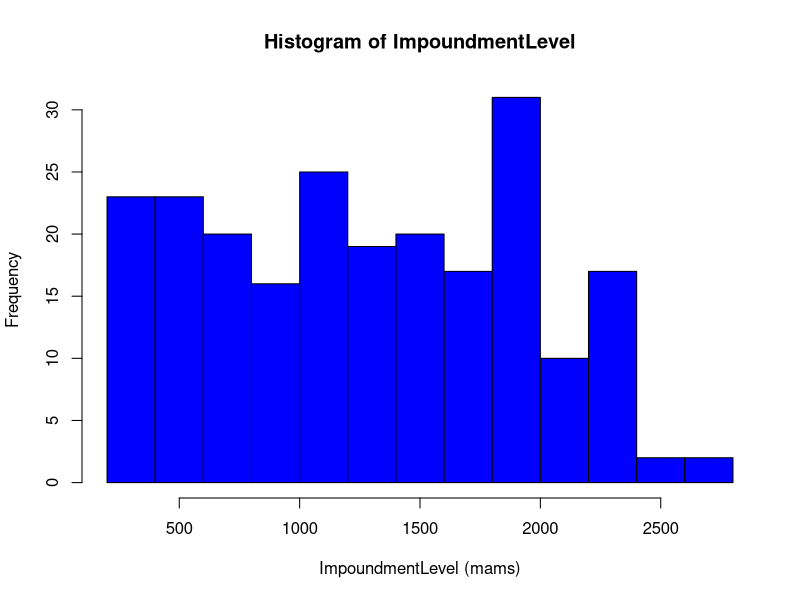
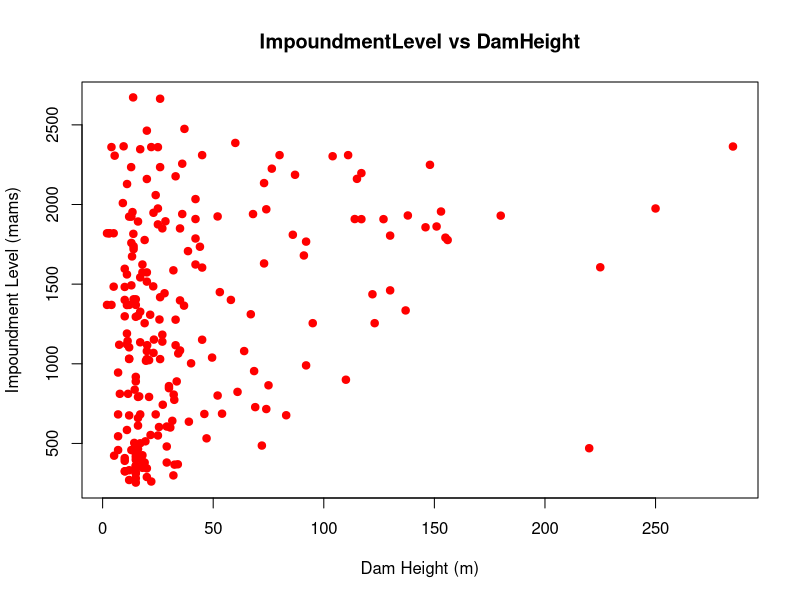
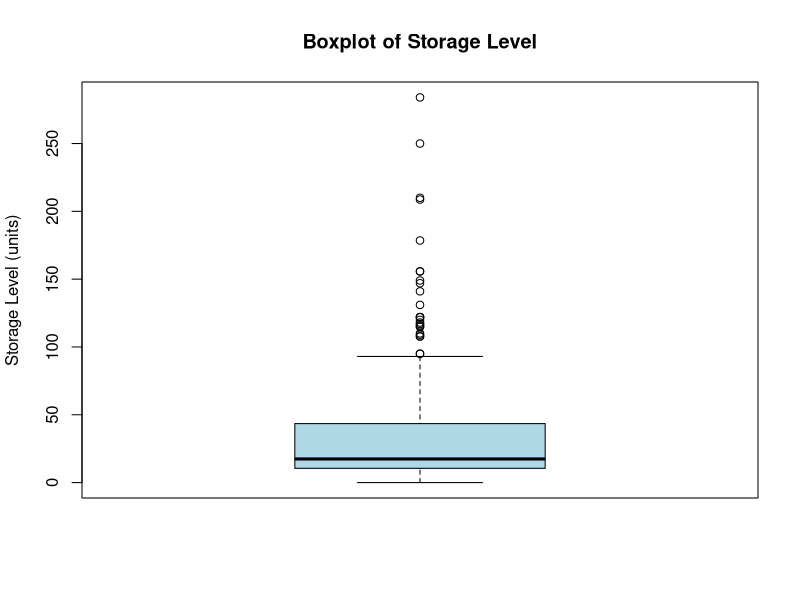
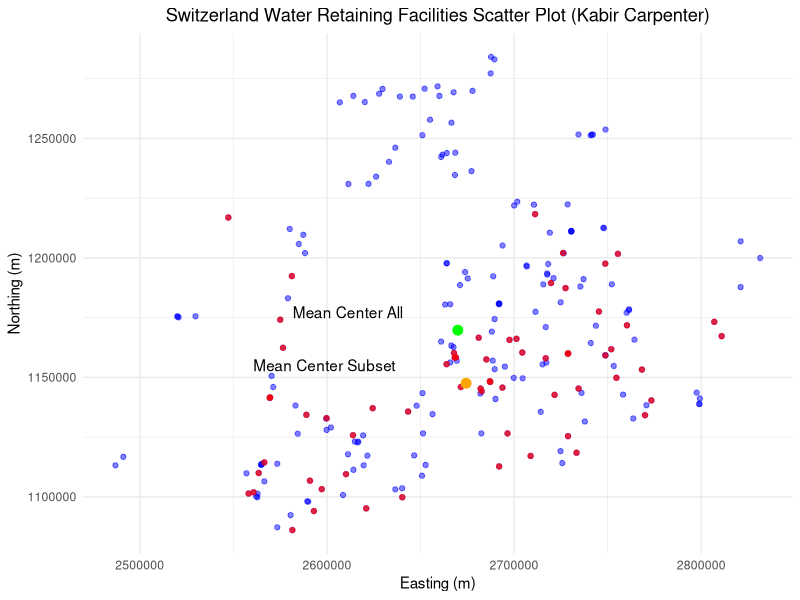

Reproduce these figures in R, in order.
## ---- chunk 1

## ---- chunk 2
# This code chunk sets the options for the entire R Markdown document
knitr::opts_chunk$set(echo = TRUE)

# Load the rmarkdown library
library(rmarkdown)

# Set the working directory
setwd("D:/datascience/Spatial Data Science")

# Get the current working directory
getwd()
## ---- chunk 3
# Load the data from a CSV file into a dataframe named WaterRetaining
WaterRetaining = read.csv("WaterRetainingFacilities.csv", sep = ",", header = TRUE)

# Display summary statistics for each variable in the dataset
summary(WaterRetaining)

## ---- chunk 4
# Create a histogram of the ImpoundmentLevel variable
hist(WaterRetaining$ImpoundmentLevel, 
     main = "Histogram of ImpoundmentLevel", 
     xlab = "ImpoundmentLevel (mams)", 
     col = "blue")

## ---- chunk 5
# Create a scatter plot of DamHeight vs ImpoundmentLevel
plot(WaterRetaining$DamHeight, WaterRetaining$ImpoundmentLevel,
     main = "ImpoundmentLevel vs DamHeight",
     xlab = "Dam Height (m)",
     ylab = "Impoundment Level (mams)",
     col = "red",
     pch = 19)

## ---- chunk 6
# Calculate the mean ImpoundmentLevel, excluding missing values
mean_impoundment = mean(WaterRetaining$ImpoundmentLevel, na.rm = TRUE)

# Calculate the weighted mean ImpoundmentLevel using StorageLevel as weights, excluding missing values
weighted_mean_impoundment = sum(WaterRetaining$ImpoundmentLevel * WaterRetaining$StorageLevel, na.rm = TRUE) / sum(WaterRetaining$StorageLevel, na.rm = TRUE)

# Display the calculated means
mean_impoundment
weighted_mean_impoundment

## ---- chunk 7
# Calculate descriptive statistics for StorageLevel with units
median_storage <- round(median(WaterRetaining$StorageLevel, na.rm = TRUE), 1) # in cubic meters
mean_storage <- round(mean(WaterRetaining$StorageLevel, na.rm = TRUE), 1) # in cubic meters
range_storage <- round(range(WaterRetaining$StorageLevel, na.rm = TRUE), 1) # in cubic meters
iqr_storage <- round(IQR(WaterRetaining$StorageLevel, na.rm = TRUE), 1) # in cubic meters
sd_storage <- round(sd(WaterRetaining$StorageLevel, na.rm = TRUE), 1) # in cubic meters

# Display the calculated statistics
list(median = paste(median_storage, "cubic meters"), 
     mean = paste(mean_storage, "cubic meters"), 
     range = paste(range_storage, "cubic meters"), 
     IQR = paste(iqr_storage, "cubic meters"), 
     SD = paste(sd_storage, "cubic meters"))

## ---- chunk 8
# Create a boxplot of the StorageLevel variable
boxplot(WaterRetaining$StorageLevel,
        main = "Boxplot of Storage Level",
        ylab = "Storage Level (units)",
        col = "lightblue")


## ---- chunk 9
library(sp)
library(sf)  # For handling spatial data

## ---- chunk 10
# Create sf object
sf_points <- st_as_sf(WaterRetaining, coords = c("easting_m", "northing_m"))

# Check the structure and attributes of sf_points
st_geometry(sf_points)  # Check the geometry (should show POINT)

# Check the first few rows of sf_points to verify it's correct
head(sf_points)

## ---- chunk 11
# Calculate the mean dam height
mean_dam_height <- mean(WaterRetaining$DamHeight, na.rm = TRUE)
mean_dam_height

## ---- chunk 12
# Calculate weighted mean center using dam heights as weights
weighted_mean_center <- st_centroid(sf_points, weights = WaterRetaining$DamHeight)

# Extract coordinates of the weighted mean center
weighted_mean_center_coords <- st_coordinates(weighted_mean_center)
weighted_mean_center

## ---- chunk 13
# Load necessary libraries
library(ggplot2)
library(dplyr)

# Load the data from a CSV file into a dataframe named WaterRetaining
WaterRetaining <- read.csv("WaterRetainingFacilities.csv", sep = ",", header = TRUE)

# Calculate the mean DamHeight
mean_dam_height <- mean(WaterRetaining$DamHeight, na.rm = TRUE)

# Create a subset of dams with heights greater than the mean
subset_dams <- WaterRetaining %>% filter(DamHeight > mean_dam_height)

# Calculate the mean centers for the entire dataset and the subset
mean_center_all <- colMeans(WaterRetaining[, c("easting_m", "northing_m")], na.rm = TRUE)
mean_center_subset <- colMeans(subset_dams[, c("easting_m", "northing_m")], na.rm = TRUE)

# Plot the data
ggplot() +
  geom_point(data = WaterRetaining, aes(x = easting_m, y = northing_m), color = 'blue', alpha = 0.5, label = "Original Data") +
  geom_point(data = subset_dams, aes(x = easting_m, y = northing_m), color = 'red', alpha = 0.7, label = "Subset Data") +
  geom_point(aes(x = mean_center_all[1], y = mean_center_all[2]), color = 'green', size = 3) +
  geom_point(aes(x = mean_center_subset[1], y = mean_center_subset[2]), color = 'orange', size = 3) +
  labs(title = "Switzerland Water Retaining Facilities Scatter Plot (Kabir Carpenter)",
       x = "Easting (m)",
       y = "Northing (m)") +
  theme_minimal() +
  theme(plot.title = element_text(hjust = 0.5)) +
  geom_text(aes(x = mean_center_all[1], y = mean_center_all[2], label = "Mean Center All"), hjust = 1.5, vjust = -1) +
  geom_text(aes(x = mean_center_subset[1], y = mean_center_subset[2], label = "Mean Center Subset"), hjust = 1.5, vjust = -1)

## ---- chunk 14
# Calculate the standard deviation of easting and northing for the entire dataset
sd_easting_all <- sd(WaterRetaining$easting_m, na.rm = TRUE)
sd_northing_all <- sd(WaterRetaining$northing_m, na.rm = TRUE)
sd_all <- sqrt(sd_easting_all^2 + sd_northing_all^2)
sd_all <- round(sd_all, 1)

# Create subsets for Water Retaining Hydroelectric Facilities, Small Dam Heights, and Large Dam Heights
subset_hydroelectric <- WaterRetaining %>% filter(grepl("Hydroelectric", FacilityAim, ignore.case = TRUE))
subset_small_dams <- WaterRetaining %>% filter(DamHeight <= median(WaterRetaining$DamHeight, na.rm = TRUE))
subset_large_dams <- WaterRetaining %>% filter(DamHeight > median(WaterRetaining$DamHeight, na.rm = TRUE))

# Calculate standard deviation for each subset
sd_easting_hydro <- sd(subset_hydroelectric$easting_m, na.rm = TRUE)
sd_northing_hydro <- sd(subset_hydroelectric$northing_m, na.rm = TRUE)
sd_hydro <- sqrt(sd_easting_hydro^2 + sd_northing_hydro^2)
sd_hydro <- round(sd_hydro, 1)

sd_easting_small <- sd(subset_small_dams$easting_m, na.rm = TRUE)
sd_northing_small <- sd(subset_small_dams$northing_m, na.rm = TRUE)
sd_small <- sqrt(sd_easting_small^2 + sd_northing_small^2)
sd_small <- round(sd_small, 1)

sd_easting_large <- sd(subset_large_dams$easting_m, na.rm = TRUE)
sd_northing_large <- sd(subset_large_dams$northing_m, na.rm = TRUE)
sd_large <- sqrt(sd_easting_large^2 + sd_northing_large^2)
sd_large <- round(sd_large, 1)

# Print the calculated standard deviations
list(
  sd_all = paste(sd_all, "meters"),
  sd_hydro = paste(sd_hydro, "meters"),
  sd_small = paste(sd_small, "meters"),
  sd_large = paste(sd_large, "meters")
)
